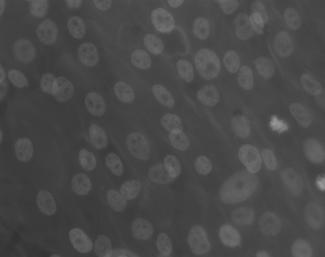
#> input picture images/osteoblaste.jpg, 325 x 257 px
$ python contrast_stretching.py
#> lines starting #> are read from the running program, lines starting #| are printed output that depends on the picture
import numpy as np
import matplotlib.pyplot as plt
from skimage.io import imread
from skimage.util import img_as_float
import sys

def contrast_stretching(I, E):
    """
    Apply contrast stretching to an image using the formula s = T(r) = 1/(1+(m/r)^E)
    where m is the mean gray value of the image.

    Parameters:
    -----------
    I : ndarray
        Input image (float values between 0 and 1)
    E : float
        Parameter controlling the stretching effect

    Returns:
    --------
    stretched : ndarray
        Output image after contrast stretching
    """
    # Get smallest float value to avoid division by zero
    epsilon = sys.float_info.epsilon

    # Calculate mean value of the image
    m = np.mean(I)

    # Ensure image is of float type
    I = I.astype('float')

    # Apply contrast stretching formula
    stretched = 1. / (1. + (m/(I + epsilon))**E)

    return stretched

# Load the osteoblast image
image = img_as_float(imread('../images/osteoblaste.jpg', as_gray=True))
#> image is the input picture: shape (257, 325) float64; min 0.192, max 0.6, mean 0.288

# Apply contrast stretching with different E values
E_values = [10, 20, 1000]
stretched_images = [contrast_stretching(image, E) for E in E_values]
#> in contrast_stretching, `m = np.mean(I)`: m = 0.288
#> in contrast_stretching, `stretched = 1. / (1. + (m/(I + epsilon))**E)`:
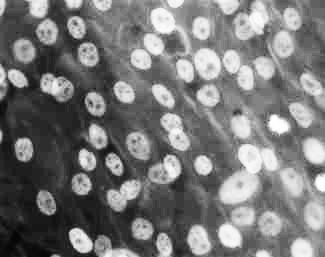
#> stretched: shape (257, 325) float64; min 0.0173, max 0.999, mean 0.473
#> call 2 of contrast_stretching, with E = 20
#> in contrast_stretching (call 2), `epsilon = sys.float_info.epsilon`: epsilon = 2.22e-16
#> in contrast_stretching (call 2), `stretched = 1. / (1. + (m/(I + epsilon))**E)`:
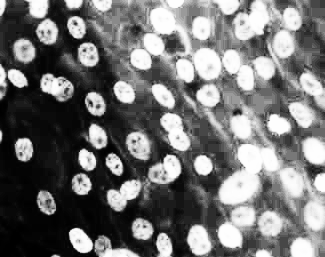
#> stretched: shape (257, 325) float64; min 0.00031, max 1, mean 0.452
#> call 3 of contrast_stretching, with E = 1000
#> in contrast_stretching (call 3), `stretched = 1. / (1. + (m/(I + epsilon))**E)`:
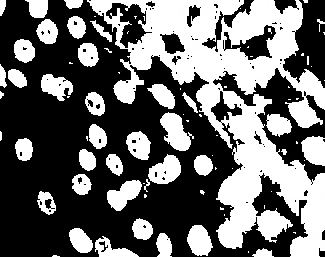
#> stretched: shape (257, 325) float64; min 3.72e-176, max 1, mean 0.412
#> stretched_images = 3 items

# Plot the results
plt.figure(figsize=(12, 8))

# Original image
plt.subplot(2, 2, 1)
plt.imshow(image, cmap='gray')
plt.title('Original Image')
plt.axis('off')

# Contrast stretched images
for i, (img, E) in enumerate(zip(stretched_images, E_values)):
    plt.subplot(2, 2, i+2)
    plt.imshow(img, cmap='gray')
    plt.title(f'E = {E}')
    plt.axis('off')
#> this loop made 3 passes
#> E on passes 1 to 3: 10, 20, 1000

plt.tight_layout()
plt.show()
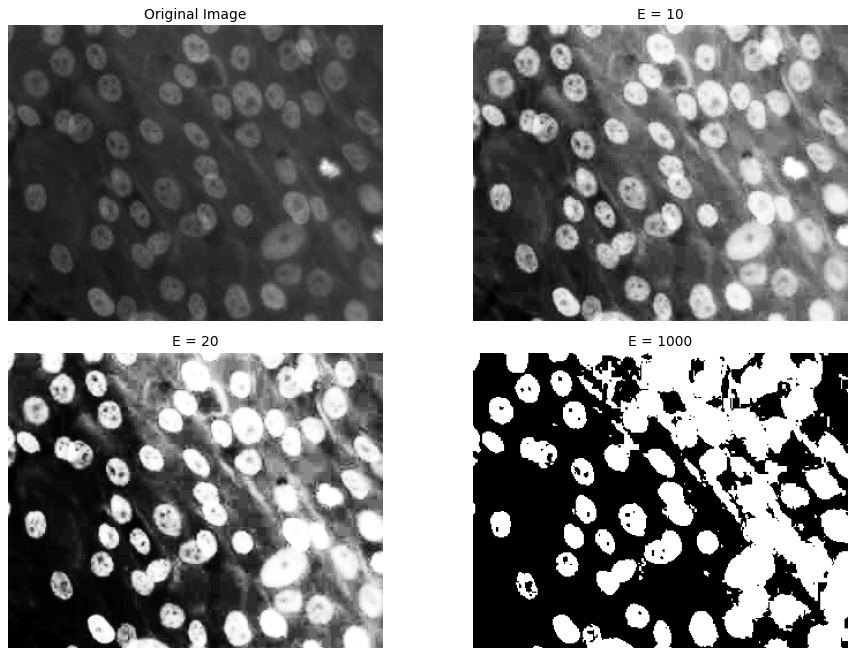
#> figure drawn by matplotlib, 4 panels
